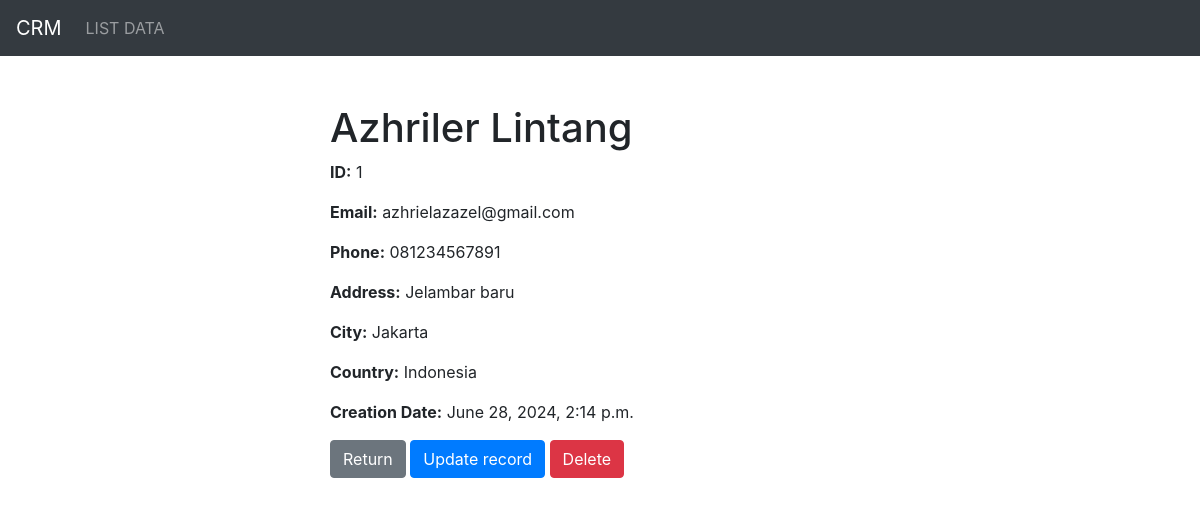
Screenshot of /view/1/ with the database file from the repository.
### dashboard/models.py (models this page shows, shortened)
class Record(models.Model):
    first_name = models.CharField(max_length=100)
    last_name = models.CharField(max_length=100)
    email = models.EmailField()
    phone = models.CharField(max_length=15)
    address = models.CharField(max_length=255)
    city = models.CharField(max_length=100)
    country = models.CharField(max_length=100)
    creation_date = models.DateTimeField(auto_now_add=True)

### dashboard/views.py (the view)
# urls.py: path('view/<int:id>/', views.view_record, name='view_record'),
def view_record(request, id):
    record = get_object_or_404(Record, id=id)
    return render(request, 'dashboard/view_record.html', {'record': record})

### dashboard/templates/dashboard/view_record.html (shortened to what this page needs)
<!DOCTYPE html>
<html lang="en">
<head>
    <link rel="stylesheet" href="https://stackpath.bootstrapcdn.com/bootstrap/4.5.2/css/bootstrap.min.css">
</head>
<body>
    <nav class="navbar navbar-expand-lg navbar-dark bg-dark">
        <a class="navbar-brand" href="#">CRM</a>
        <div class="collapse navbar-collapse" id="navbarNav">
            <ul class="navbar-nav">
                <li class="nav-item">
                    <a class="nav-link" href="{% url 'home' %}">LIST DATA</a>
                </li>
            </ul>
        </div>
    </nav>
    <div class="container mt-5">
        <div class="row">
            <div class="col-12 col-md-6 offset-md-3">
                <h1>{{ record.first_name }} {{ record.last_name }}</h1>
                <p><strong>ID:</strong> {{ record.id }}</p>
                <p><strong>Email:</strong> {{ record.email }}</p>
                <p><strong>Phone:</strong> {{ record.phone }}</p>
                <p><strong>Address:</strong> {{ record.address }}</p>
                <p><strong>City:</strong> {{ record.city }}</p>
                <p><strong>Country:</strong> {{ record.country }}</p>
                <p><strong>Creation Date:</strong> {{ record.creation_date }}</p>
                <a href="{% url 'home' %}" class="btn btn-secondary">Return</a>
                <a href="{% url 'update_record' record.id %}" class="btn btn-primary">Update record</a>
                <form action="{% url 'delete_record' record.id %}" method="post" style="display:inline;">
                    <button type="submit" class="btn btn-danger">Delete</button>
                </form>
            </div>
        </div>
    </div>
</body>
</html>

### rows the page displays
Record: first_name "Azhriler", last_name "Lintang", id "1", email "azhrielazazel@gmail.com", phone "081234567891", address "Jelambar baru", city "Jakarta", country "Indonesia", creation_date "June 28, 2024, 2:14 p.m."
